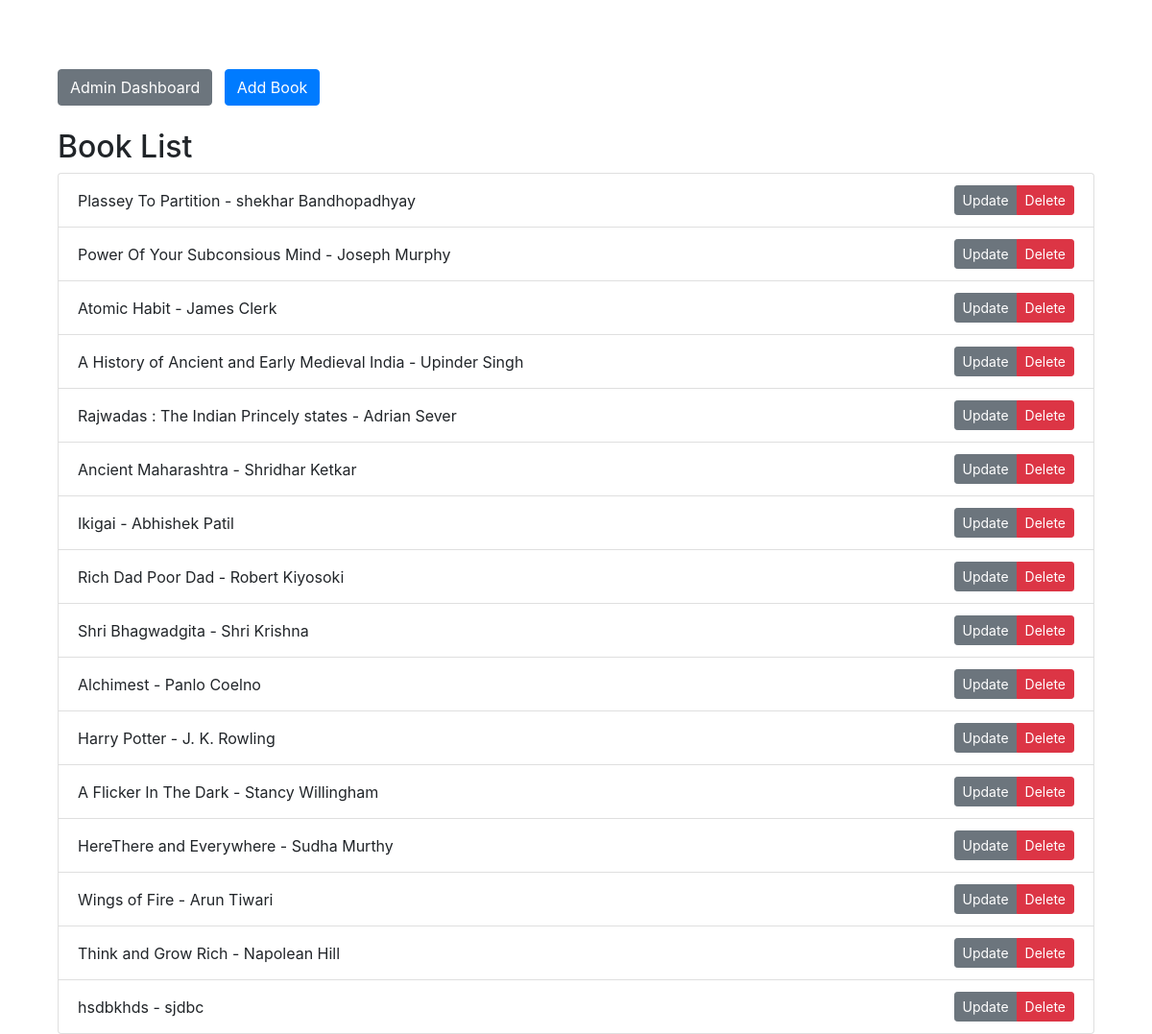
The app's page /admin_book_list/ with its own data.
### bookstore/models.py (models this page shows)
class Book(models.Model):
    title = models.CharField(max_length=255)
    author = models.CharField(max_length=100)
    description = models.TextField()
    price = models.DecimalField(max_digits=10, decimal_places=2)
    published_date = models.DateField()
    categories = models.ManyToManyField(Category)
    image = models.ImageField(upload_to='book_images/', null=True, blank=True)
    default_rating = models.FloatField(default=2.5)

### bookstore/views.py (the view)
# urls.py: path('admin_book_list/', views.BookListView.as_view(), name='admin_book_list'),
class BookListView(TemplateView):
    template_name = 'book_list.html'
    def get(self, request):
        search_query = request.GET.get('search', '')
        if search_query:
            book_list = Book.objects.filter(title__icontains=search_query)
        else:
            book_list = Book.objects.all()
        return render(request, self.template_name, {'book_list': book_list, 'search_query': search_query})

### templates/book_list.html (shortened to what this page needs)
{% extends 'base.html' %}
{% block content %}
<div class="container">
    <div class="row">
        <div class="col-md-12">
            <nav class="my-4">
                <button class="btn btn-secondary" onclick="window.location.href='{% url 'admin_home' %}'">Admin Dashboard</button>
                <button class="btn btn-primary ml-2" onclick="window.location.href='{% url 'admin_add_book' %}'">Add Book</button>
            </nav>
            <h2 class="mt-4">Book List</h2>
            <ul class="list-group">
                {% for book in book_list %}
                    <li class="list-group-item d-flex justify-content-between align-items-center">
                        {{ book.title }} - {{ book.author }}
                        <div class="btn-group">
                            <a href="{% url 'admin_edit_book' book.id %}" class="btn btn-secondary btn-sm">Update</a>
                            <a href="{% url 'admin_delete_book' book.id %}" class="btn btn-danger btn-sm">Delete</a>
                        </div>
                    </li>
                {% endfor %}
            </ul>
        </div>
    </div>
</div>
{% endblock %}

### records on screen
Book: title "Plassey To Partition", author "shekhar Bandhopadhyay"
Book: title "Power Of Your Subconsious Mind", author "Joseph Murphy"
Book: title "Atomic Habit", author "James Clerk"
Book: title "A History of Ancient and Early Medieval India", author "Upinder Singh"
Book: title "Rajwadas : The Indian Princely states", author "Adrian Sever"
Book: title "Ancient Maharashtra", author "Shridhar Ketkar"
Book: title "Ikigai", author "Abhishek Patil"
Book: title "Rich Dad Poor Dad", author "Robert Kiyosoki"
Book: title "Shri Bhagwadgita", author "Shri Krishna"
Book: title "Alchimest", author "Panlo Coelno"
Book: title "Harry Potter", author "J. K. Rowling"
Book: title "A Flicker In The Dark", author "Stancy Willingham"
Book: title "HereThere and Everywhere", author "Sudha Murthy"
Book: title "Wings of Fire", author "Arun Tiwari"
Book: title "Think and Grow Rich", author "Napolean Hill"
Book: title "hsdbkhds", author "sjdbc"
